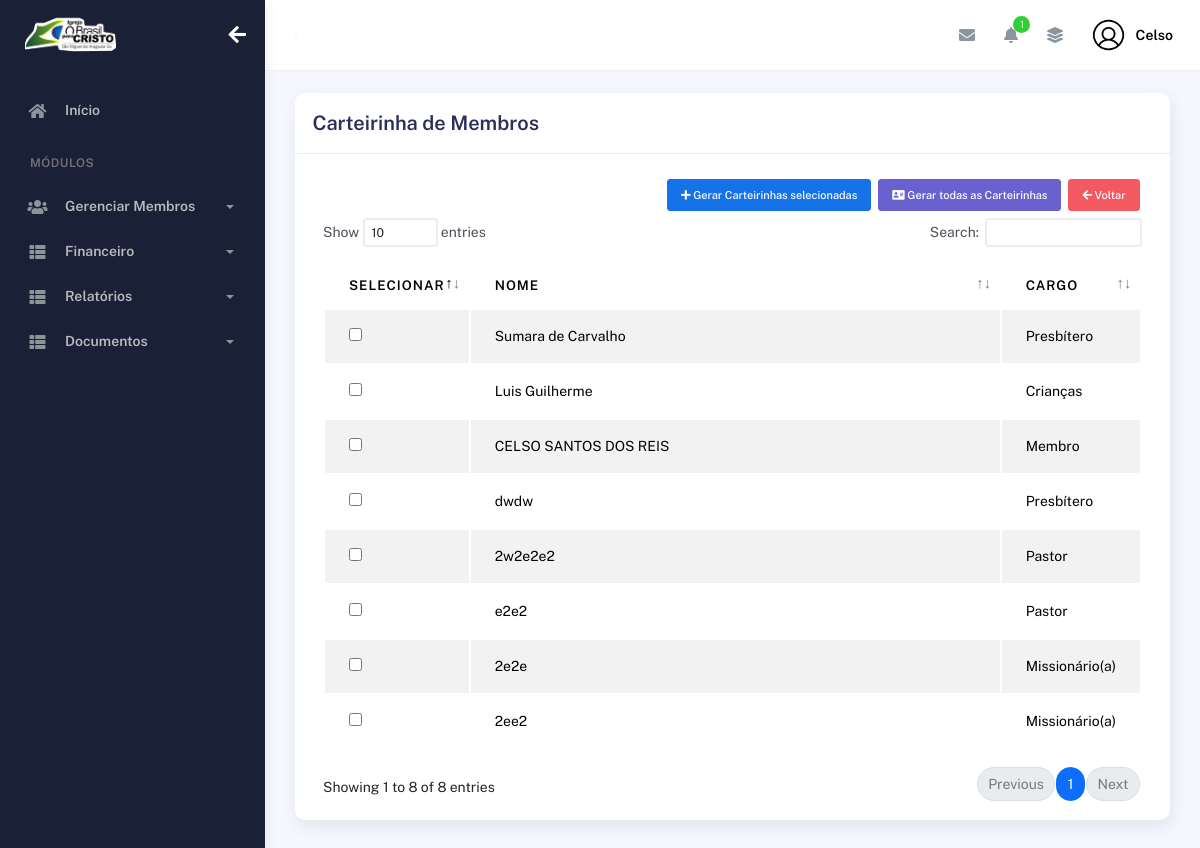
The page /index/selecionar_carteirinhas/ (signed in) on the database as committed earlier.
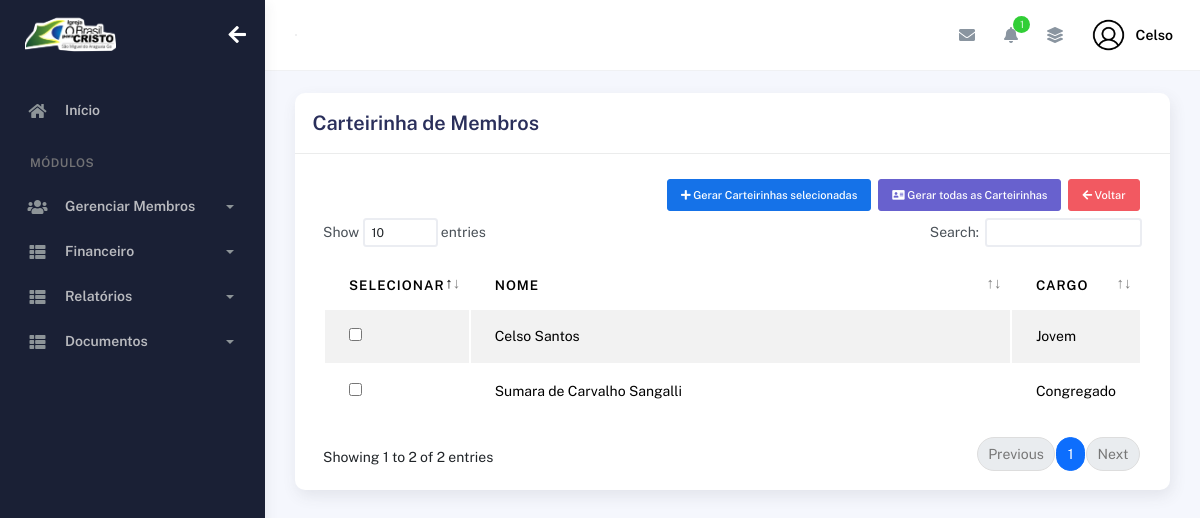
The same page on the database as committed later.
### plataformaigreja/models.py (models this page shows, shortened)
class Membros(models.Model):
    choices_sexo = (('F', 'Feminino'),
                    ('M', 'Masculino'))
    choices_cargo = (('A', 'Auxiliar'),
                     ('C', 'Congregado'),
                     ('Cr', 'Crianças'),
                     ('Da', 'Diaconisa'),
                     ('D', 'Diácono'),
                     ('E', 'Evangelista'),
                     ('J', 'Jovem'),
                     ('Mb', 'Membro'),
                     ('Mi', 'Missionário(a)'),
                     ('Pr', 'Pastor'),
                     ('P', 'Presbítero'))
    nome = models.CharField(max_length=50)
    sexo = models.CharField(max_length=1, choices=choices_sexo)
    cpf = models.CharField(max_length=20, blank=True, null=True)
    email = models.EmailField(blank=True, null=True)
    telefone = models.CharField(max_length=19, blank=True, null=True)
    endereco = models.CharField(max_length=100, blank=True, null=True)
    foto = models.ImageField(upload_to="img_membros", null=True, blank=True)
    data_nascimento = models.DateField(null=True, blank=True)
    data_batismo = models.DateField(null=True, blank=True)
    cargo = models.CharField(max_length=2, choices=choices_cargo)
    pastor = models.ForeignKey(
        User,
        on_delete=models.CASCADE
    )

### plataformaigreja/views.py (the view)
# urls.py: path('selecionar_carteirinhas/', views.selecionar_carteirinhas, name='selecionar_carteirinhas'),
@login_required(login_url='/usuarios/login')
def selecionar_carteirinhas(request):
    membros = Membros.objects.filter(pastor=request.user)  # Filtra pelo usuário logado
    return render(request, 'selecionar_carteirinhas.html', {'membros': membros})

### igreja/context_processors.py (called while the page is built)
def logo_igreja(request):
    if request.user.is_authenticated:
        igreja = Igreja.objects.filter(pastor=request.user).first()
        return {"logo_igreja": igreja.logo.url if igreja and igreja.logo else None}
    return {"logo_igreja": None}

### plataformaigreja/context_processors.py (called while the page is built)
def total_membros_context(request):
    if request.user.is_authenticated:
        total_membros = Membros.objects.filter(pastor=request.user).count()
    else:
        total_membros = 0
    return {
        'total_membros': total_membros
    }

### plataformaigreja/templates/selecionar_carteirinhas.html (shortened to what this page needs)
{% extends "bases/base_plataformaigreja.html" %}
{% load static %}
{% block 'conteudo' %}
      <div class="col-md-12">
        <div class="card">
          <div class="card-header">
            <div class="d-flex align-items-center">
              <h4 class="card-title">Carteirinha de Membros</h4>
            </div>
          </div>
          <div class="card-body">
            <div class="table-responsive">
              <form method="POST" action="{% url 'imprimir_carteirinhas' %}">{% csrf_token %}
                <div class="d-flex align-items-center btn-sm">
                <button class="btn btn-primary ms-auto btn-sm" data-bs-toggle="modal" data-bs-target="#addRowModal">
                  <i class="fa fa-plus"></i> Gerar Carteirinhas selecionadas
                </button>
                <a href="{% url 'exportar_todas_carteirinhas' %}" class="btn btn-secondary ms-2 btn-sm">
                  <i class="fas fa-address-card"></i> Gerar todas as Carteirinhas
                </a>
                <a href="{% url 'controle_membros' %}" class="btn btn-danger ms-2 btn-sm"><i class="fas fa-arrow-left"></i> Voltar</a>
                </div>
                <table id="add-row" class="display table table-striped table-hover">
                        <thead>
                            <tr>
                                <th>Selecionar</th>
                                <th>Nome</th>
                                <th>Cargo</th>
                            </tr>
                        </thead>
                        <tbody>
                            {% for membro in membros %}
                            <tr>
                                <td style="width: 10%"><input type="checkbox" name="membros_selecionados" value="{{ membro.id }}"></td>
                                <td>{{ membro.nome }}</td>
                                <td style="width: 15%">{{ membro.get_cargo_display }}</td>
                            </tr>
                            {% empty %}
                            <tr>
                                <td colspan="3" class="text-center">Nenhum membro cadastrado!</td>
                            </tr>
                            {% endfor %}
                        </tbody>
                      </table>
                    </form>
                    </div>
                  </div>
                </div>
              </div>
            </div>
          </div>
        </div>
{% endblock %}

Rows that differ between the two databases and show on the page:
removed Membros: nome "Sumara de Carvalho", cargo "Presbítero"
removed Membros: nome "Luis Guilherme", cargo "Crianças"
removed Membros: nome "CELSO SANTOS DOS REIS", cargo "Membro"
removed Membros: nome "dwdw", cargo "Presbítero"
removed Membros: nome "2w2e2e2", cargo "Pastor"
removed Membros: nome "e2e2", cargo "Pastor"
removed Membros: nome "2e2e", cargo "Missionário(a)"
removed Membros: nome "2ee2", cargo "Missionário(a)"
added Membros: nome "Celso Santos", cargo "Jovem"
added Membros: nome "Sumara de Carvalho Sangalli", cargo "Congregado"
Other text that changed with them:
text written by a page script: "Show entries Search: Showing 1 to 8 of 8 entries Previous 1 Next" → "Show entries Search: Showing 1 to 2 of 2 entries Previous 1 Next"
